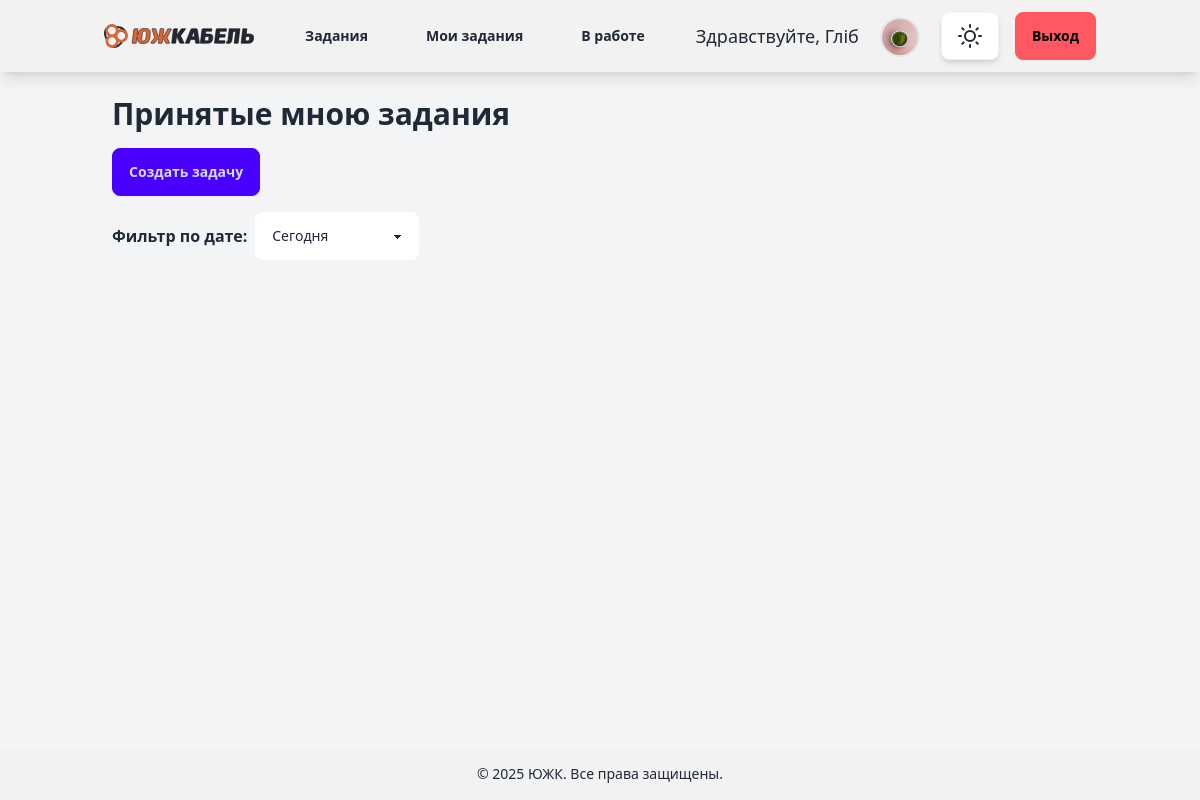
/ticket_list_accepted_by (signed in), run on an earlier commit of the app's database.
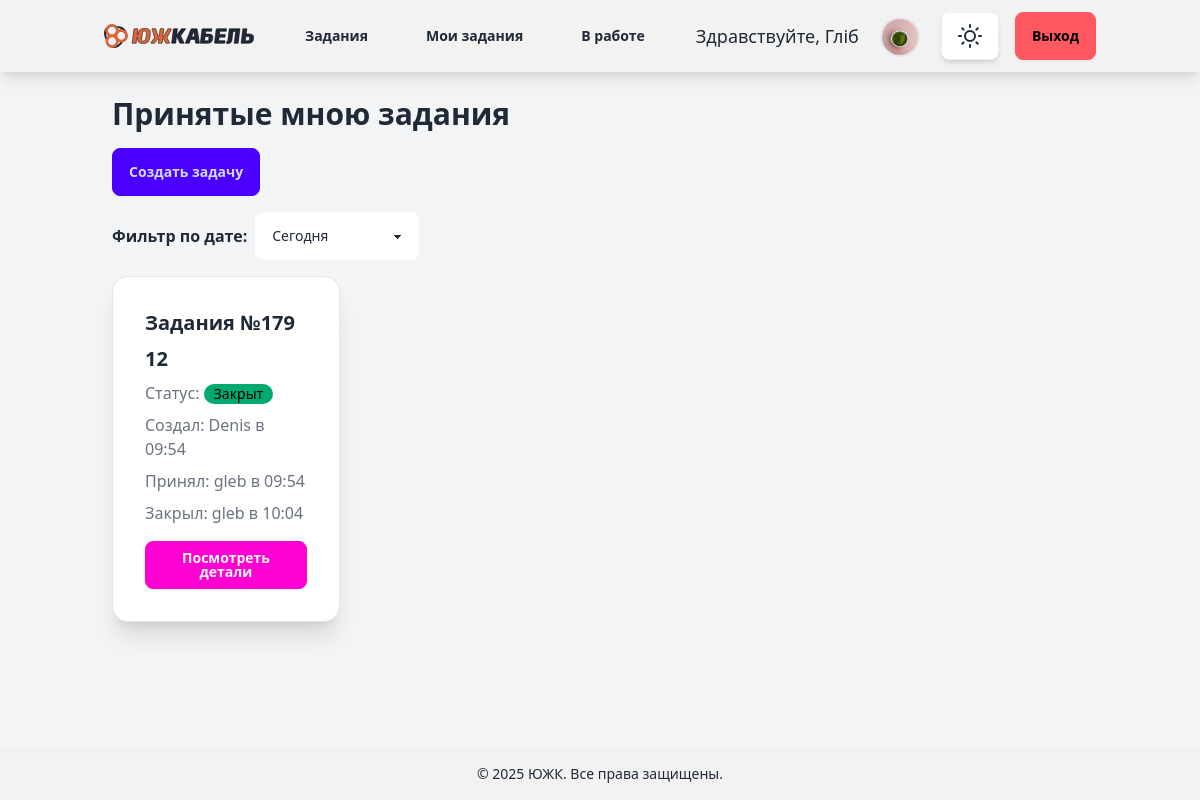
And on a later commit of the database.
### tickets/models.py (models this page shows, shortened)
class Ticket(models.Model):
    STATUS_CHOICES = [
        ('open', 'Open'),
        ('in_progress', 'In Progress'),
        ('closed', 'Closed'),
    ]
    title = models.CharField(max_length=200)
    description = models.TextField()
    status = models.CharField(max_length=20, choices=STATUS_CHOICES, default='open')
    created_by = models.ForeignKey(CustomUser, on_delete=models.CASCADE, related_name='tickets_created')
    accepted_by = models.ForeignKey(CustomUser, on_delete=models.CASCADE, related_name='tickets_accepted', null=True,
                                    blank=True)
    department = models.ForeignKey(Department, on_delete=models.CASCADE, related_name='tickets', null=True, blank=True)
    position = models.ForeignKey(Position, on_delete=models.CASCADE, related_name='tickets', null=True, blank=True)
    old_department = models.ForeignKey(Department, on_delete=models.SET_NULL, related_name='old_department', null=True, blank=True)
    old_position = models.ForeignKey(Position, on_delete=models.SET_NULL, related_name='old_position', null=True, blank=True)
    attachment = models.FileField(upload_to='tickets/', null=True, blank=True)
    created_at = models.DateTimeField(auto_now_add=True)
    accepted_at = models.DateTimeField(null=True, blank=True)
    closed_at = models.DateTimeField(null=True, blank=True)
    updated_at = models.DateTimeField(auto_now=True)
    completion_comment = models.TextField(null=True, blank=True)

### account/models.py (models this page shows)
class CustomUser(AbstractUser):
    department = models.ForeignKey(Department, on_delete=models.SET_NULL, null=True, blank=True)
    position = models.ForeignKey(Position, on_delete=models.SET_NULL, null=True, blank=True, related_name="users")

### tickets/views.py (the view)
# urls.py: path('ticket_list_accepted_by', views.ticket_list_accepted_by, name='ticket_list_accepted_by'),
@login_required
def ticket_list_accepted_by(request):
    user = request.user
    time_filter = request.GET.get('time_filter', 'today')  # Default to 'today'
    tickets = Ticket.objects.filter(accepted_by=request.user)
    if time_filter == 'today':
        tickets = tickets.filter(created_at__date=timezone.now().date())
    elif time_filter == 'week':
        start_of_week = timezone.now() - timedelta(days=timezone.now().weekday())
        tickets = tickets.filter(created_at__gte=start_of_week)
    elif time_filter == 'month':
        tickets = tickets.filter(created_at__year=timezone.now().year,
                                 created_at__month=timezone.now().month)
    chat = Chat.objects.filter(
        Q(ticket__accepted_by=user) | Q(ticket__created_by=user)
    ).first()
    chat_id = chat.ticket.id if chat else None
    return render(request, 'tickets/my_accepted_ticket_list.html', {
        'tickets': tickets,
        'chat_id': chat_id
    })

### templates/tickets/my_accepted_ticket_list.html (shortened to what this page needs)
{% extends "blog/base.html" %}
{% block content1 %}
<div class="container mx-auto p-6">
    <h2 class="text-3xl font-bold mb-4">Принятые мною задания</h2>
    <a href="{% url 'tickets:create_ticket' %}" class="btn btn-primary mb-4">Создать задачу</a>
    <form method="get" class="mb-4">
        <div class="flex gap-2 items-center">
            <label class="font-semibold">Фильтр по дате:</label>
            <select name="time_filter" class="select select-bordered" onchange="this.form.submit()">
                <option value="today" {% if request.GET.time_filter == "today" %}selected{% endif %}>Сегодня</option>
            </select>
        </div>
    </form>
    <div id="ticket-container" class="transition-all duration-300 w-full lg:w-3/4 pr-4">
        <div class="grid grid-cols-1 md:grid-cols-2 lg:grid-cols-3 gap-4">
            {% for ticket in tickets %}
            <div class="card bg-base-100 shadow-xl border border-gray-200" data-ticket-id="{{ ticket.id }}">
                <div class="card-body">
                    <h2 class="card-title text-xl font-semibold">Задания №{{ ticket.id }}</h2>
                    <h3 class="card-title text-xl font-semibold">{{ ticket.title }}</h3>
                    <p class="text-gray-500">Статус:
                        <span class="badge
                            {% if ticket.status == 'open' %}badge-error
                            {% elif ticket.status == 'in_progress' %}badge-warning
                            {% else %}badge-success
                            {% endif %}">
                            {% if ticket.status == 'open' %}Открыт
                            {% elif ticket.status == 'in_progress' %}В процессе
                            {% else %}Закрыт
                            {% endif %}
                        </span>
                    </p>
                    <p class="text-gray-500">Создал:
                        {{ ticket.created_by.username }} в {{ ticket.created_at|date:"H:i" }}
                    </p>
                    <p class="text-gray-500">Принял:
                        {% if ticket.accepted_by %}
                            {{ ticket.accepted_by.username }} в {{ ticket.accepted_at|date:"H:i" }}
                        {% else %}
                            {{ ticket.accepted_by.username|default:"На данный момент не принята" }}
                        {% endif %}
                    </p>
                    <p class="text-gray-500">
                        {% if ticket.closed_at %}
                                Закрыл: {{ ticket.accepted_by.username }} в {{ ticket.closed_at|date:"H:i" }}
                        {% endif %}
                    </p>
                    <a href="{% url 'tickets:ticket_detail' ticket.id %}" class="btn btn-secondary mt-2">Посмотреть детали</a>
                </div>
            </div>
            {% endfor %}
        </div>
    </div>
</div>
{% endblock %}

What changed in the data, as far as the page shows it:
added Ticket: id "179", title "12", status "Закрыт", created_by.username "Denis", created_at "09:54", accepted_by.username "gleb", accepted_at "09:54", closed_at "10:04"
